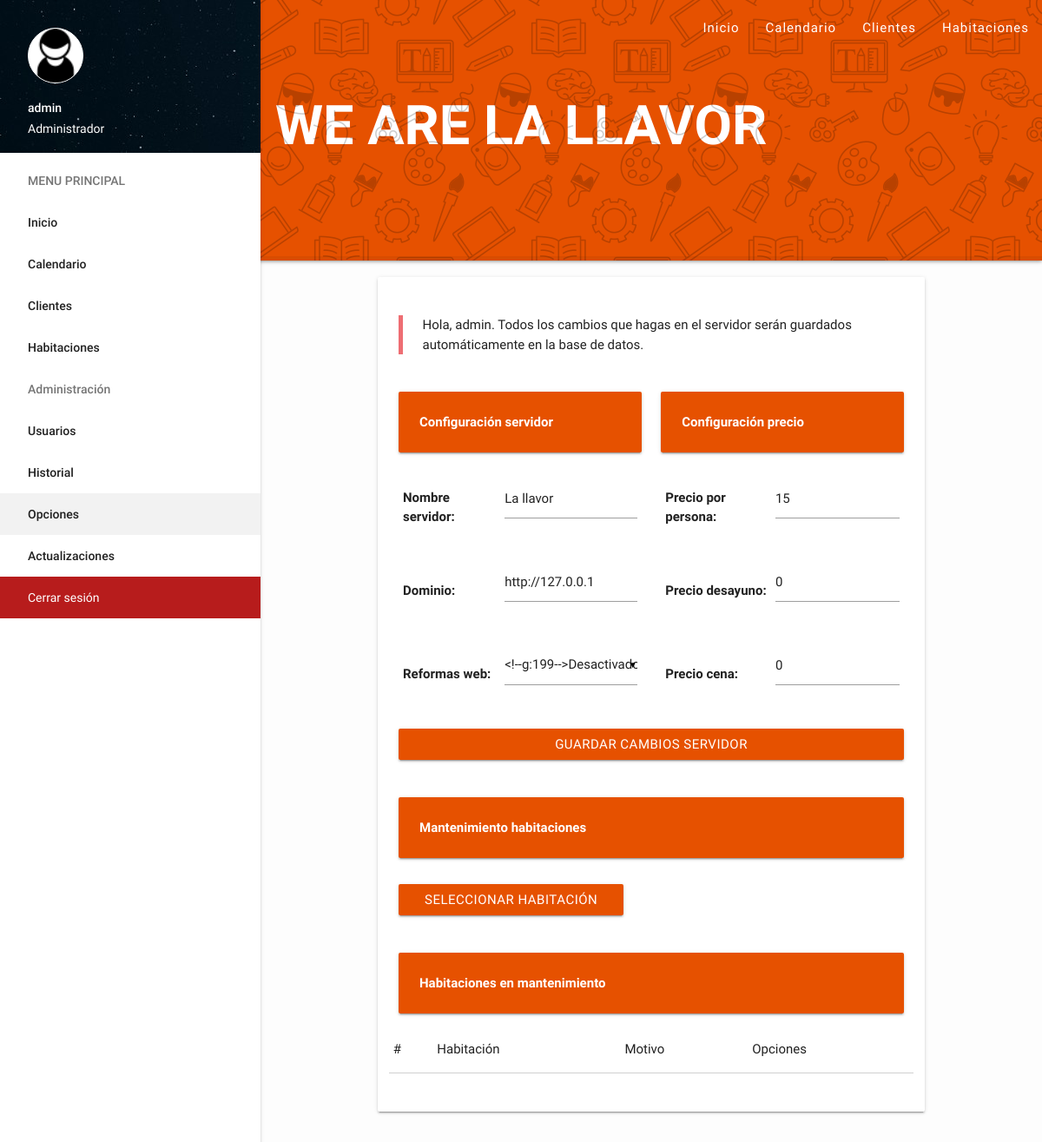
Page /server_options.php (signed in) on the committed database.
### tables this page shows
CREATE TABLE `cms_settings` (
  `id` int(10) unsigned NOT NULL AUTO_INCREMENT,
  `precio_rooms` varchar(255) DEFAULT NULL,
  `precio_cena` varchar(255) DEFAULT NULL,
  `precio_desayuno` int(11) DEFAULT NULL,
  `site` varchar(255) DEFAULT NULL,
  `sitename` varchar(255) DEFAULT NULL,
  `reformas` enum('1','0') DEFAULT '0',
  PRIMARY KEY (`id`)
);

CREATE TABLE `ranks` (
  `id` int(10) unsigned NOT NULL AUTO_INCREMENT,
  `name` varchar(255) DEFAULT NULL,
  PRIMARY KEY (`id`)
);

### inc/core.php (called while the page is built, shortened)
<?php
	$cdn 		=	"assets";
	$rango_administrador = "3";
	$Var = mysql_query("SELECT * FROM cms_settings");
	$settings = mysql_fetch_assoc($Var);
	$site = $settings['site'];
	$sitename = $settings['sitename'];
	$precio_rooms = $settings['precio_rooms'];
	$precio_desayuno = $settings['precio_desayuno'];
	$precio_cena = $settings['precio_cena'];
	if (isset($_SESSION['id'])) {
		$user_sql = mysql_query("SELECT * FROM admins WHERE id='$_SESSION[id]'");
		$user = mysql_fetch_assoc($user_sql);
	} else {
		$user = "-";
	}
	function RankName($a){
		$R1 = mysql_query("SELECT * FROM ranks WHERE id = '{$a}'");
		$R1 = mysql_fetch_assoc($R1);
		return $R1['name'];
	}
?>

### server_options.php (the view, shortened to what this page needs)
<?php
	require 'inc/core.php';
	require 'templates/header.php';
?>
	<main>
	<div class="container">
	  <div class="row">
		<div class="col s12 m12">
          <div class="card white darken-1">
            <div class="card-content">
			  <blockquote>Hola, <?php echo $user['username']; ?>. Todos los cambios que hagas en el servidor serán guardados automáticamente en la base de datos.</blockquote>
              <form method="POST">
			  <div class="row">
				<div class="input-field col s12 m6">
				<div class="card-panel #e65100 orange darken-4 white-text"><b>Configuración servidor</b></div>
				<table class="responsive-table">
				<tbody>
				  <tr>
					<td><b>Nombre servidor:</b></td>
					<td><input type="text" name="sitename" value="<?php echo $sitename; ?>" class="validate" placeholder="Introduce el nombre del servidor"></td>
				  </tr>
				  <tr>
					<td><b>Dominio:</b></td>
					<td><input type="text" name="site" value="<?php echo $site; ?>" class="validate" placeholder="Introduce el dominio del servidor"></td>
				  </tr>
				  <tr>
					<td><b>Reformas web:</b></td>
					<td>
					</td>
				  </tr>
				</tbody>
			  </table>
				</div>
				<div class="input-field col s12 m6">
				<div class="card-panel #e65100 orange darken-4 white-text"><b>Configuración precio</b></div>
				<table class="responsive-table">
					<tbody>
					  <tr>
						<td><b>Precio por persona:</b></td>
						<td><input type="text" name="precio_rooms" value="<?php echo $precio_rooms; ?>" class="validate" placeholder="Introduce el coste de persona"></td>
					  </tr>
					  <tr>
						<td><b>Precio desayuno:</b></td>
						<td><input type="text" name="precio_desayuno" value="<?php echo $precio_desayuno; ?>" class="validate" placeholder="Introduce el coste de desayuno"></td>
					  </tr>
					  <tr>
						<td><b>Precio cena:</b></td>
						<td><input type="text" name="precio_cena" value="<?php echo $precio_cena; ?>" class="validate" placeholder="Introduce el coste de cena"></td>
					  </tr>
					</tbody>
				  </table>
				</div>
				<div class="input-field col s12 m12">
				  <button type="submit" name="guardarServidor" class="btn" style="width: 100%;">Guardar cambios servidor</button>
				</div>
			  </div>
			  </form>
			  <form method="POST">
				<div class="row">
				<div class="input-field col s12 m12">
				<div class="card-panel #e65100 orange darken-4 white-text"><b>Mantenimiento habitaciones</b></div>
				</div>
				<?php if($_GET['mantenimientohab'] == '') { ?>
				<div class="input-field col s12 m12"><a class="btn waves-effect waves-light modal-trigger" href="#ConsultRooms">Seleccionar habitación</a></div>
				<?php } ?>
				</form>
				</div>
				<div class="row">
				<div class="input-field col s12 m12">
				<div class="card-panel #e65100 orange darken-4 white-text"><b>Habitaciones en mantenimiento</b></div>
				</div>
				<table class="striped">
				  <thead>
					<tr>
					  <td>#</td>
					  <td>Habitación</td>
					  <td>Motivo</td>
					  <td>Opciones</td>
					</tr>
				  </thead>
				</table>
				</div>
            </div>
          </div>
		</div>
	  </div>
	</main>
	<?php require 'templates/footer.php'; ?>

### templates/header.php (shortened to what this page needs)
<?php
$activePage = basename($_SERVER['PHP_SELF'], ".php");
?>
  <!DOCTYPE html>
  <html>
    <head>
      <link type="text/css" rel="stylesheet" href="<?php echo $site . "/" . $cdn; ?>/css/style.css"  media="screen,projection"/>
      <link type="text/css" rel="stylesheet" href="<?php echo $site . "/" . $cdn; ?>/css/materialize.min.css"  media="screen,projection"/>
      <link type="text/css" rel="stylesheet" href="<?php echo $site . "/" . $cdn; ?>/css/sweetalert.css"/>
    </head>
    <body>
	<div class="nav-background">
	<h1 class="text">We Are <?php echo $sitename; ?></h1>
	</div>
	<div class="nav-background-sub"></div>
	<header>
	  <nav>
		<div class="nav-wrapper">
		  <ul class="right hide-on-med-and-down">
			<li class="<?= ($activePage == 'index') ? 'active':''; ?>"><a href="<?php echo $site; ?>/index.php?dia=<?php echo date('j'); ?>&mes=<?php echo date('m'); ?>&ano=<?php echo date('Y'); ?>">Inicio</a></li>
			<li class="<?= ($activePage == 'calendario') ? 'active':''; ?>"><a href="<?php echo $site; ?>/calendario.php">Calendario</a></li>
			<li class="<?= ($activePage == 'clientes') ? 'active':''; ?>"><a href="<?php echo $site; ?>/clientes.php">Clientes</a></li>
			<li class="<?= ($activePage == 'habitaciones') ? 'active':''; ?><?= ($activePage == 'rooms') ? 'active':''; ?>"><a href="<?php echo $site; ?>/habitaciones.php">Habitaciones</a></li>
		  </ul>
		</div>
	  </nav>
	</header>
    <ul id="slide-out" class="side-nav fixed">
  	  <li>
	  <div class="user-view">
        <div class="background">
          <img src="<?php echo $site . "/" . $cdn; ?>/images/profile_wp.jpg">
        </div>
        <img class="circle" src="<?php echo $site . "/" . $cdn; ?>/images/profile.png" style="background: #fff;border: 1px solid #fff;">
        <span class="white-text name"><?php echo $user['username']; ?></span>
        <span class="white-text email"><?php echo RankName($user['rank']); ?></span>
      </div>
	  </li>
      <li><a class="subheader">MENU PRINCIPAL</a></li>
	  <li class="<?= ($activePage == 'index') ? 'active':''; ?>"><a href="<?php echo $site; ?>/index.php?dia=<?php echo date('j'); ?>&mes=<?php echo date('m'); ?>&ano=<?php echo date('Y'); ?>">Inicio</a></li>
	  <li class="<?= ($activePage == 'calendario') ? 'active':''; ?>"><a href="<?php echo $site; ?>/calendario.php">Calendario</a></li>
	  <li class="<?= ($activePage == 'clientes') ? 'active':''; ?>"><a href="<?php echo $site; ?>/clientes.php">Clientes</a></li>
	  <li class="<?= ($activePage == 'habitaciones') ? 'active':''; ?><?= ($activePage == 'rooms') ? 'active':''; ?>"><a href="<?php echo $site; ?>/habitaciones.php">Habitaciones</a></li>
	  <?php if($user['rank'] == ''. $rango_administrador .'') { ?>
	  <li><a class="subheader">Administración</a></li>
	  <li class="<?= ($activePage == 'users') ? 'active':''; ?>"><a href="<?php echo $site; ?>/users.php">Usuarios</a></li>
	  <li class="<?= ($activePage == 'historial') ? 'active':''; ?>"><a href="<?php echo $site; ?>/historial.php">Historial</a></li>
	  <li class="<?= ($activePage == 'server_options') ? 'active':''; ?>"><a href="<?php echo $site; ?>/server_options.php">Opciones</a></li>
	  <li class="<?= ($activePage == 'updates') ? 'active':''; ?>"><a href="<?php echo $site; ?>/updates.php">Actualizaciones</a></li>
	  <?php } ?>
	  <li style="background: #b71c1c;"><a style="color: #fff;font-weight: 400;" href="<?php echo $site; ?>/logout.php">Cerrar sesión</a></li>
    </ul>
	<br><br><br><br><br><br><br><br><br><br><br>

### assets/css/style.css (style rules this page uses)
body { background: #fdfdfd; }
nav { background: transparent !important; box-shadow: none !important; }
.nav-background { background: #e65100; height: 300px; position: absolute; z-index: -1; width: 100%; box-shadow: 0px 0px 5px rgba(0,0,0,0.63); border-bottom: 5px solid rgba(0, 0, 0, 0.06); }
.nav-background .text { text-align: center; font-weight: 600; color: #fff; opacity: 1; text-transform: uppercase; margin-top: 110px; }
.nav-background-sub { background: url('../images/icon-seamless.png'); height: 300px; position: absolute; z-index: -1; width: 100%; opacity: 0.2; }
nav ul li { letter-spacing: 1px; }
header,main,footer { padding-left: 300px; }

### rows in the picture
cms_settings: sitename "LA LLAVOR", site (picture), site (placeholder picture), sitename "La llavor", site "http://127.0.0.1", precio_rooms "15", precio_desayuno "0", precio_cena "0"

### other values in the picture
$user['username'] "admin"
RankName($user['rank']) "Administrador"
